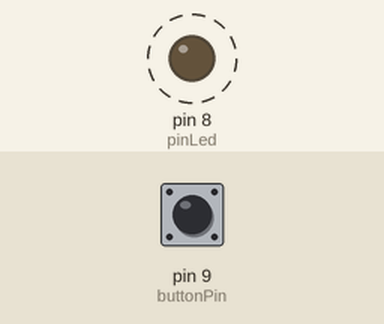
Simulated run of this sketch. Board: Arduino Uno, built with avr-gcc and run on an emulated ATmega328P. Parts: output pins drawn as LEDs (lit = HIGH). Dashed ring = blinking. Inputs (shaded band) come from the test bench; at power-on: pin 9 (buttonPin) LOW.

Above: at 0.5 s.
Timing chart, 0 to 4.0 s (numbered marks = the images above):
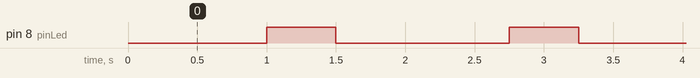

The sketch:

Led_con_Delay.ino
```cpp
int tempo = 1000;
int tempo1 = 500;
int tempo2 = 250;
int pinLed = 8;
int buttonPin = 9;
void setup(){
  pinMode(pinLed,OUTPUT);
  pinMode(buttonPin,INPUT);
}

void loop(){
  digitalWrite(pinLed,HIGH);
  if(digitalRead(buttonPin)==HIGH){
      digitalWrite(pinLed,HIGH);
  }
  else{
    digitalWrite(pinLed,LOW);
    delay(tempo);
    digitalWrite(pinLed,HIGH);
    delay(tempo1);
    digitalWrite(pinLed,LOW);
    delay(tempo2);}
}
```

Measured:
- by itself, pin 8 (pinLed): alternates HIGH for 0.50 s and LOW for 1.3 s
